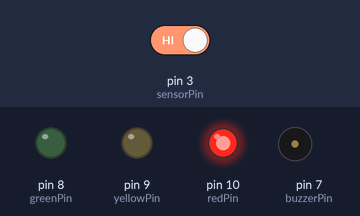
The sketch below on a simulated Arduino Uno, built with avr-gcc and run on an emulated ATmega328P. Shown: output pins drawn as LEDs (lit = HIGH), buzzer (waves = sounding, pin HIGH). Inputs (shaded band) come from the test bench; at power-on: pin 3 (sensorPin) HIGH.

Above: at 7.8 s.
7.9 s: pin 3 (sensorPin) driven LOW
At 8.8 s:
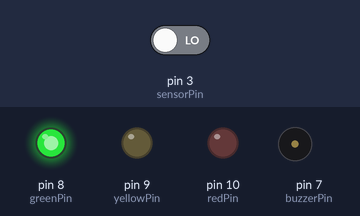
At 13.8 s:
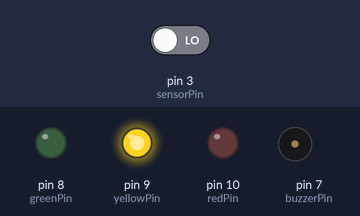
Timing chart, 0 to 15.9 s (numbered marks = the images above; inputs shaded):
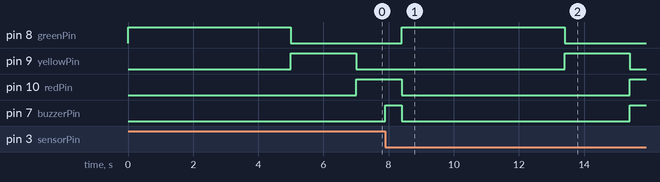

Measured:
- after the input at 7.9 s, pin 8 (greenPin): LOW → HIGH after 0.50 s instead of 4.1 s; pin 9 (yellowPin): LOW → HIGH after 5.5 s, → LOW 2.0 s later; pin 10 (redPin): HIGH → LOW after 0.50 s instead of 4.1 s; pin 7 (buzzerPin): LOW → HIGH at once, → LOW 0.50 s later, → HIGH 7.0 s later

The sketch:

week10_trafficLight.ino
```cpp
// Define pin numbers for the traffic light, buzzer, and sensor
const int redPin = 10;    // Pin connected to red light
const int yellowPin = 9;  // Pin connected to yellow light
const int greenPin = 8;   // Pin connected to green light
const int buzzerPin = 7;  // Pin connected to buzzer
const int sensorPin = 3;  // Pin connected to KY-032 sensor

void setup() {
  // Set the traffic light pins as output
  pinMode(redPin, OUTPUT);
  pinMode(yellowPin, OUTPUT);
  pinMode(greenPin, OUTPUT);

  // Set the buzzer pin as output
  pinMode(buzzerPin, OUTPUT);

  // Set the sensor pin as input
  pinMode(sensorPin, INPUT);

  // Start with the green light on
  digitalWrite(greenPin, HIGH);
}

void loop() {
  // Turn on the green light
  digitalWrite(greenPin, HIGH);
  delay(5000);  // Keep the green light on for 5 seconds
  digitalWrite(greenPin, LOW);  // Turn off the green light

  // Turn on the yellow light
  digitalWrite(yellowPin, HIGH);
  delay(2000);  // Keep the yellow light on for 2 seconds
  digitalWrite(yellowPin, LOW);  // Turn off the yellow light

  // Turn on the red light
  digitalWrite(redPin, HIGH);

  // Record the start time of the red light using the millis() function
  unsigned long startTime = millis();  // Start time in milliseconds

  // Loop to keep checking for car during the red light phase
  while (millis() - startTime < 5000) {  // Continue for 5 sec (5000 millis)
    if (digitalRead(sensorPin) == LOW) {  // Check if sensor detects a car
      digitalWrite(buzzerPin, HIGH);  // Sound the buzzer if a car is detected
      delay(500);  // Buzzer on for .5 second
      digitalWrite(buzzerPin, LOW);  // Turn off the buzzer
      break;  // Exit the loop once the buzzer has sounded
    }
  }

  // Turn off the red light after the loop ends
  digitalWrite(redPin, LOW);
}
```
